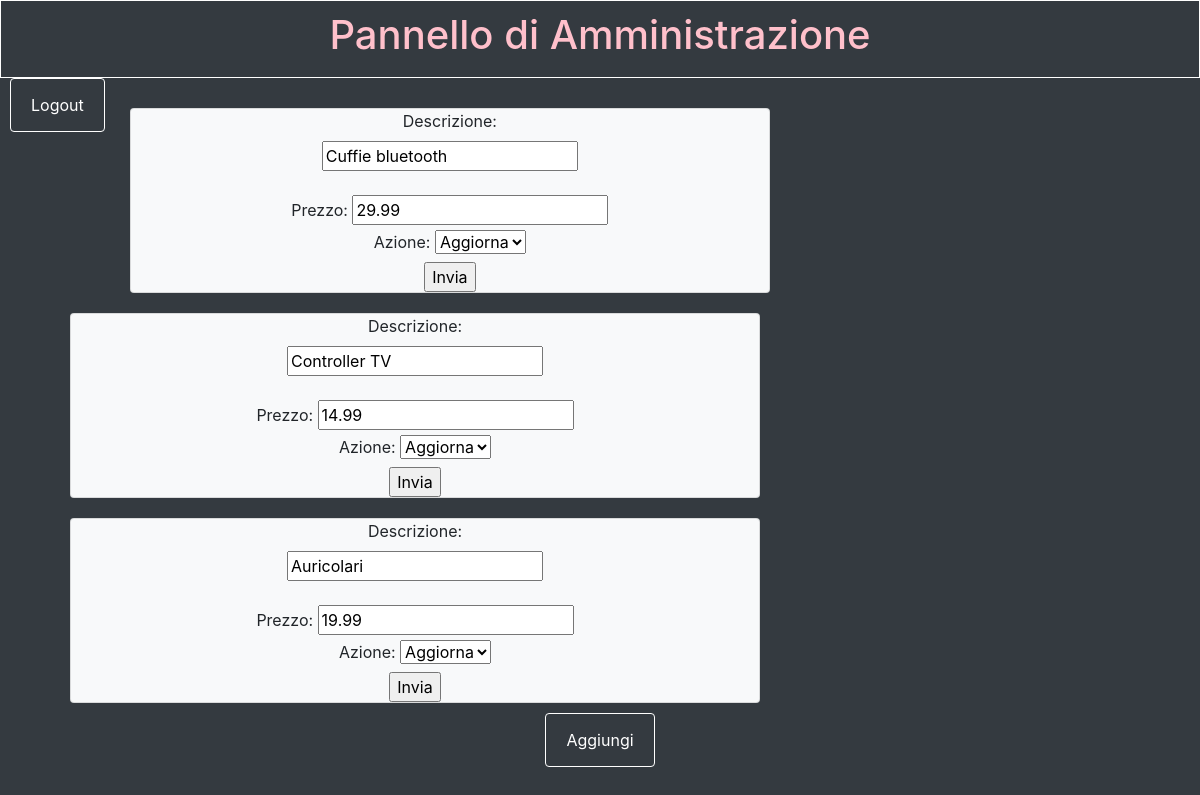
The page /pages/admin_dashboard.php on the database its author committed.
### tables this page shows
CREATE TABLE Products (
  id INT AUTO_INCREMENT,
  name VARCHAR(255),
  description TEXT,
  price DECIMAL(10,2),
  immagine VARCHAR(255),
  idCategoria INT,
  PRIMARY KEY(id),
  foreign key (idCategoria) references Categories(id)
);

### pages/admin_dashboard.php (the view, shortened to what this page needs)
<?php
include "Connessione.php";
$sql = "SELECT * FROM Users WHERE username= 'admin' OR username= 'root'";
$result = $conn->query($sql);
$adminExists = $result->num_rows > 0;
$sql = "SELECT id, name, description, price FROM Products";
$result = $conn->query($sql);
?>
<!DOCTYPE html>
<html>
<head>
    <link rel="stylesheet" href="../css/style.css">
    <link rel="stylesheet" href="https://stackpath.bootstrapcdn.com/bootstrap/4.3.1/css/bootstrap.min.css">
</head>
<body class="bg-dark">
<header>
    <h1>Pannello di Amministrazione</h1>
</header>
<div style="float: left;text-align: left; padding-left: 10px;">
    <form action="logout.php" method="post">
        <button type="submit" class="btn btn-primary">Logout</button>
    </form>
</div>
<main>
    <div class="container">
        <?php if ($adminExists): ?>
            <?php while ($product = $result->fetch_assoc()): ?>
                <div class="container">
                    <div class="row">
                        <div class="col-sm-8">
                            <div class="card bg-light">
                                <form method="post">
                                    <label for="descrizione">Descrizione:</label>
                                    <input type="text" id="descrizione" name="descrizione" value="<?php echo $product['description']; ?>">
                                    <br>
                                    <label for="prezzo">Prezzo:</label>
                                    <input type="number" id="prezzo" name="prezzo" value="<?php echo $product['price']; ?>">
                                    <br>
                                    <label for="azione">Azione:</label>
                                    <select id="azione" name="azione">
                                        <option value="aggiorna">Aggiorna</option>
                                    </select>
                                    <br>
                                    <input type="submit" value="Invia" style="color: black;">
                                </form>
                            </div>
                        </div>
                    </div>
                </div>
            <?php endwhile; ?>
            <form action="aggiunta.php">
                <button type="submit" class="btn btn-primary" name="aggiungi">Aggiungi</button>
            </form>
        <?php else: ?>
            <p>L'admin non esiste.</p>
        <?php endif; ?>
    </div>
</main>
</body>
</html>

### css/style.css (style rules this page uses)
h1 { color: pink; font-size: 20px; text-align: center; }
body { background: #343a40; color: white; }
button[type="submit"] { background-color: transparent; color: white; padding: 14px 20px; border: 1px solid; cursor: pointer; display: block; margin-left: auto; margin-right: auto; }
header { background-color: transparent; color: black; padding: 10px; text-align: center; border: 1px solid white; }
main { padding: 20px; }
.card { margin: 10px; }
input[type="submit"] { display: block; margin: 0 auto; color: black; }
form { text-align: center; }
form input[type="text"], form input[type="password"] { display: block; margin: auto; }

### rows shown on the page
products: descrizione "Cuffie bluetooth", prezzo "29.99"
products: descrizione "Controller TV", prezzo "14.99"
products: descrizione "Auricolari", prezzo "19.99"
